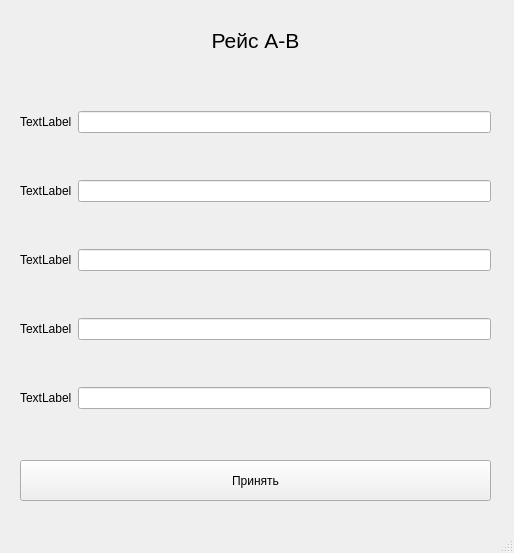
<?xml version="1.0" encoding="UTF-8"?>
<ui version="4.0">
 <class>MainWindow</class>
 <widget class="QMainWindow" name="MainWindow">
  <property name="geometry">
   <rect>
    <x>0</x>
    <y>0</y>
    <width>514</width>
    <height>553</height>
   </rect>
  </property>
  <property name="windowTitle">
   <string>MainWindow</string>
  </property>
  <widget class="QWidget" name="centralwidget">
   <widget class="QLabel" name="tripName_2">
    <property name="geometry">
     <rect>
      <x>10</x>
      <y>10</y>
      <width>491</width>
      <height>61</height>
     </rect>
    </property>
    <property name="font">
     <font>
      <pointsize>16</pointsize>
     </font>
    </property>
    <property name="text">
     <string>Рейс A-B</string>
    </property>
    <property name="alignment">
     <set>Qt::AlignCenter</set>
    </property>
   </widget>
   <widget class="QWidget" name="gridLayoutWidget">
    <property name="geometry">
     <rect>
      <x>20</x>
      <y>70</y>
      <width>471</width>
      <height>381</height>
     </rect>
    </property>
    <layout class="QGridLayout" name="gridLayout">
     <item row="0" column="0">
      <widget class="QLabel" name="label">
       <property name="text">
        <string>TextLabel</string>
       </property>
      </widget>
     </item>
     <item row="4" column="0">
      <widget class="QLabel" name="label_5">
       <property name="text">
        <string>TextLabel</string>
       </property>
      </widget>
     </item>
     <item row="3" column="0">
      <widget class="QLabel" name="label_4">
       <property name="text">
        <string>TextLabel</string>
       </property>
      </widget>
     </item>
     <item row="1" column="1">
      <widget class="QLineEdit" name="lineEdit_2"/>
     </item>
     <item row="2" column="1">
      <widget class="QLineEdit" name="lineEdit_3"/>
     </item>
     <item row="2" column="0">
      <widget class="QLabel" name="label_3">
       <property name="text">
        <string>TextLabel</string>
       </property>
      </widget>
     </item>
     <item row="1" column="0">
      <widget class="QLabel" name="label_2">
       <property name="text">
        <string>TextLabel</string>
       </property>
      </widget>
     </item>
     <item row="0" column="1">
      <widget class="QLineEdit" name="lineEdit"/>
     </item>
     <item row="3" column="1">
      <widget class="QLineEdit" name="lineEdit_4"/>
     </item>
     <item row="4" column="1">
      <widget class="QLineEdit" name="lineEdit_5"/>
     </item>
    </layout>
   </widget>
   <widget class="QPushButton" name="pushButton">
    <property name="geometry">
     <rect>
      <x>20</x>
      <y>460</y>
      <width>471</width>
      <height>41</height>
     </rect>
    </property>
    <property name="text">
     <string>Принять</string>
    </property>
   </widget>
  </widget>
  <widget class="QMenuBar" name="menubar">
   <property name="geometry">
    <rect>
     <x>0</x>
     <y>0</y>
     <width>514</width>
     <height>26</height>
    </rect>
   </property>
  </widget>
  <widget class="QStatusBar" name="statusbar"/>
 </widget>
 <resources/>
 <connections/>
</ui>
